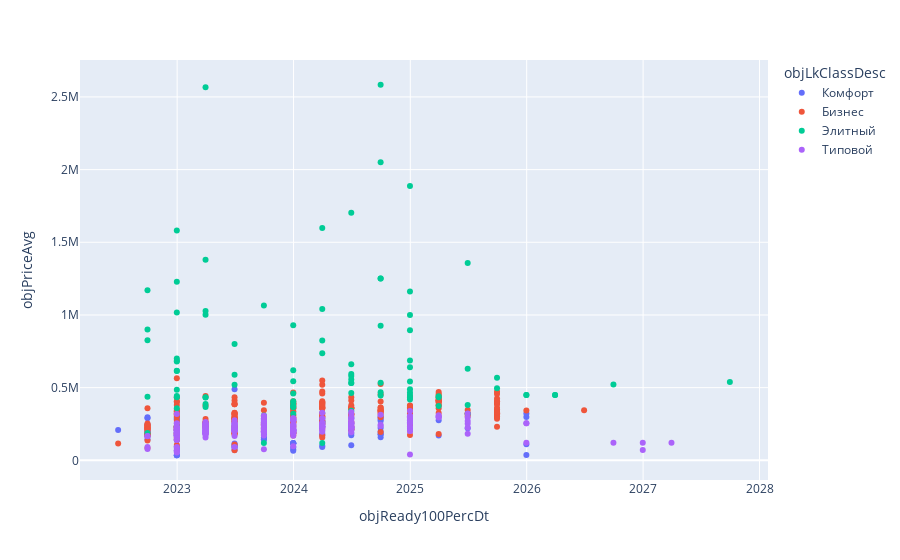

The cell this chart's notebook holds for it:
### Code cell
# Строим диаграмму рассеивания по выбранному региону (на вход подаем регион, название интересуемой колонки и при необходимости инвертировать оси графика - 1)
visual.Make_interact_scatter_reg(77, 'objReady100PercDt')

### Figure 1 — Plotly figure (JSON) as saved in the notebook; plotly's stock layout.template omitted (floating-point values rounded to 4 significant figures; data arrays with more than 128 entries replaced by an {"elided": "..."} marker saying what was removed)
{"data": [{"hovertemplate": "objLkClassDesc=Комфорт<br>objReady100PercDt=%{x}<br>objPriceAvg=%{y}<extra></extra>", "legendgroup": "Комфорт", "marker": {"color": "#636efa", "symbol": "circle"}, "mode": "markers", "name": "Комфорт", "orientation": "v", "showlegend": true, "type": "scatter", "x": {"elided": "132 str values"}, "xaxis": "x", "y": {"elided": "132 int values"}, "yaxis": "y"}, {"hovertemplate": "objLkClassDesc=Бизнес<br>objReady100PercDt=%{x}<br>objPriceAvg=%{y}<extra></extra>", "legendgroup": "Бизнес", "marker": {"color": "#EF553B", "symbol": "circle"}, "mode": "markers", "name": "Бизнес", "orientation": "v", "showlegend": true, "type": "scatter", "x": {"elided": "240 str values"}, "xaxis": "x", "y": {"elided": "240 int values"}, "yaxis": "y"}, {"hovertemplate": "objLkClassDesc=Элитный<br>objReady100PercDt=%{x}<br>objPriceAvg=%{y}<extra></extra>", "legendgroup": "Элитный", "marker": {"color": "#00cc96", "symbol": "circle"}, "mode": "markers", "name": "Элитный", "orientation": "v", "showlegend": true, "type": "scatter", "x": ["2022-09-30T00:00:00", "2022-09-30T00:00:00", "2022-09-30T00:00:00", "2022-09-30T00:00:00", "2022-09-30T00:00:00", "2022-12-31T00:00:00", "2022-12-31T00:00:00", "2022-12-31T00:00:00", "2022-12-31T00:00:00", "2022-12-31T00:00:00", "2022-12-31T00:00:00", "2022-12-31T00:00:00", "2022-12-31T00:00:00", "2022-12-31T00:00:00", "2022-12-31T00:00:00", "2022-12-31T00:00:00", "2022-12-31T00:00:00", "2022-12-31T00:00:00", "2023-03-31T00:00:00", "2023-03-31T00:00:00", "2023-03-31T00:00:00", "2023-03-31T00:00:00", "2023-03-31T00:00:00", "2023-03-31T00:00:00", "2023-03-31T00:00:00", "2023-03-31T00:00:00", "2023-06-30T00:00:00", "2023-06-30T00:00:00", "2023-06-30T00:00:00", "2023-09-30T00:00:00", "2023-09-30T00:00:00", "2023-09-30T00:00:00", "2023-12-31T00:00:00", "2023-12-31T00:00:00", "2023-12-31T00:00:00", "2023-12-31T00:00:00", "2023-12-31T00:00:00", "2023-12-31T00:00:00", "2023-12-31T00:00:00", "2023-12-31T00:00:00", "2023-12-31T00:00:00", "2023-12-31T00:00:00", "2024-03-31T00:00:00", "2024-03-31T00:00:00", "2024-03-31T00:00:00", "2024-03-31T00:00:00", "2024-03-31T00:00:00", "2024-06-30T00:00:00", "2024-06-30T00:00:00", "2024-06-30T00:00:00", "2024-06-30T00:00:00", "2024-06-30T00:00:00", "2024-06-30T00:00:00", "2024-06-30T00:00:00", "2024-06-30T00:00:00", "2024-06-30T00:00:00", "2024-09-30T00:00:00", "2024-09-30T00:00:00", "2024-09-30T00:00:00", "2024-09-30T00:00:00", "2024-09-30T00:00:00", "2024-09-30T00:00:00", "2024-09-30T00:00:00", "2024-09-30T00:00:00", "2024-12-31T00:00:00", "2024-12-31T00:00:00", "2024-12-31T00:00:00", "2024-12-31T00:00:00", "2024-12-31T00:00:00", "2024-12-31T00:00:00", "2024-12-31T00:00:00", "2024-12-31T00:00:00", "2024-12-31T00:00:00", "2024-12-31T00:00:00", "2024-12-31T00:00:00", "2024-12-31T00:00:00", "2025-03-31T00:00:00", "2025-03-31T00:00:00", "2025-03-31T00:00:00", "2025-06-30T00:00:00", "2025-06-30T00:00:00", "2025-06-30T00:00:00", "2025-06-30T00:00:00", "2025-09-30T00:00:00", "2025-09-30T00:00:00", "2025-12-31T00:00:00", "2025-12-31T00:00:00", "2026-03-31T00:00:00", "2026-03-31T00:00:00", "2026-09-30T00:00:00", "2027-09-30T00:00:00"], "xaxis": "x", "y": [1170626, 437684, 187439, 825283, 899300, 680741, 231416, 700306, 434396, 684783, 614444, 615714, 485441, 1017003, 1228675, 357742, 442481, 1581363, 432980, 434690, 386747, 1027032, 2566412, 367497, 1001489, 1380048, 799574, 588668, 520690, 308087, 1065128, 120000, 374270, 544493, 928864, 320753, 374217, 406361, 364366, 394842, 620010, 459272, 824078, 736000, 1598926, 119475, 1040739, 1702937, 660308, 341336, 531664, 580088, 463113, 555861, 593294, 531730, 468000, 2583664, 2050938, 925222, 445572, 1250000, 533059, 1250000, 418350, 1000000, 450000, 1887893, 687007, 894915, 542477, 640359, 489590, 466944, 432673, 1160980, 434575, 440969, 372962, 381331, 320202, 629310, 1358174, 496239, 567649, 450000, 450000, 450000, 450000, 522203, 538132], "yaxis": "y"}, {"hovertemplate": "objLkClassDesc=Типовой<br>objReady100PercDt=%{x}<br>objPriceAvg=%{y}<extra></extra>", "legendgroup": "Типовой", "marker": {"color": "#ab63fa", "symbol": "circle"}, "mode": "markers", "name": "Типовой", "orientation": "v", "showlegend": true, "type": "scatter", "x": {"elided": "206 str values"}, "xaxis": "x", "y": {"elided": "206 int values"}, "yaxis": "y"}], "layout": {"legend": {"title": {"text": "objLkClassDesc"}, "tracegroupgap": 0}, "margin": {"t": 60}, "xaxis": {"anchor": "y", "domain": [0, 1], "title": {"text": "objReady100PercDt"}}, "yaxis": {"anchor": "x", "domain": [0, 1], "title": {"text": "objPriceAvg"}}}}
